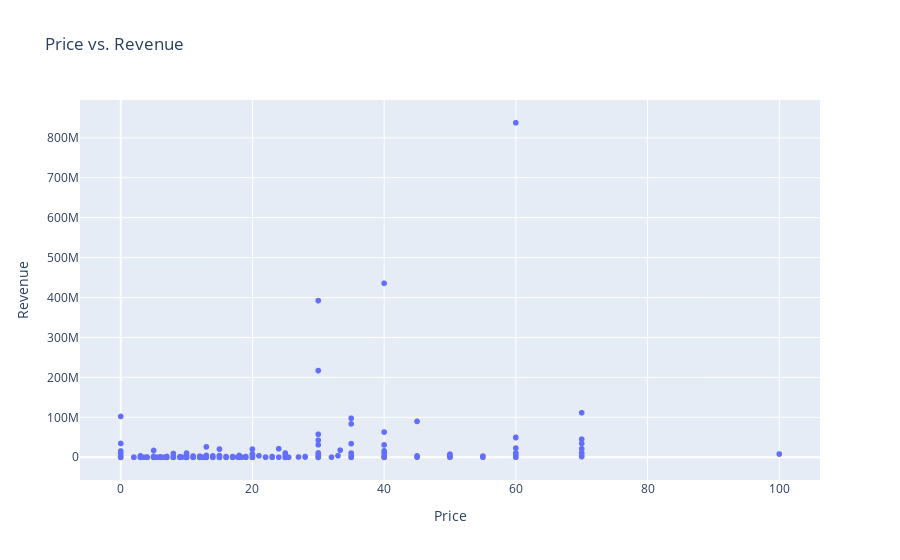

Notebook code for this chart:
### Code cell
#Create scatter plot for price vs. revenue, this will not be on dashboard, but use for analysis
df['price'] = pd.to_numeric(df['price'], errors='coerce').astype(float)
df['price'] = pd.to_numeric(df['price'], errors='coerce').astype(float)
fig1 = px.scatter(df, x='price', y='revenue', title='Price vs. Revenue',
                labels={'price': 'Price', 'revenue': 'Revenue'},
                hover_data=['name'])
fig1.show()

# pyo.plot(fig1, filename='archive/price_vs_revenue_plotly.html')

### Figure 1 — Plotly figure (JSON) as saved in the notebook; plotly's stock layout.template omitted (floating-point values rounded to 4 significant figures; data arrays with more than 128 entries replaced by an {"elided": "..."} marker saying what was removed)
{"data": [{"customdata": {"elided": "1500x1 str values"}, "hovertemplate": "Price=%{x}<br>Revenue=%{y}<br>name=%{customdata[0]}<extra></extra>", "legendgroup": "", "marker": {"color": "#636efa", "symbol": "circle"}, "mode": "markers", "name": "", "showlegend": false, "type": "scattergl", "x": {"elided": "1500 float values"}, "xaxis": "x", "y": {"elided": "1500 float values"}, "yaxis": "y"}], "layout": {"legend": {"tracegroupgap": 0}, "title": {"text": "Price vs. Revenue"}, "xaxis": {"anchor": "y", "domain": [0, 1], "title": {"text": "Price"}}, "yaxis": {"anchor": "x", "domain": [0, 1], "title": {"text": "Revenue"}}}}
